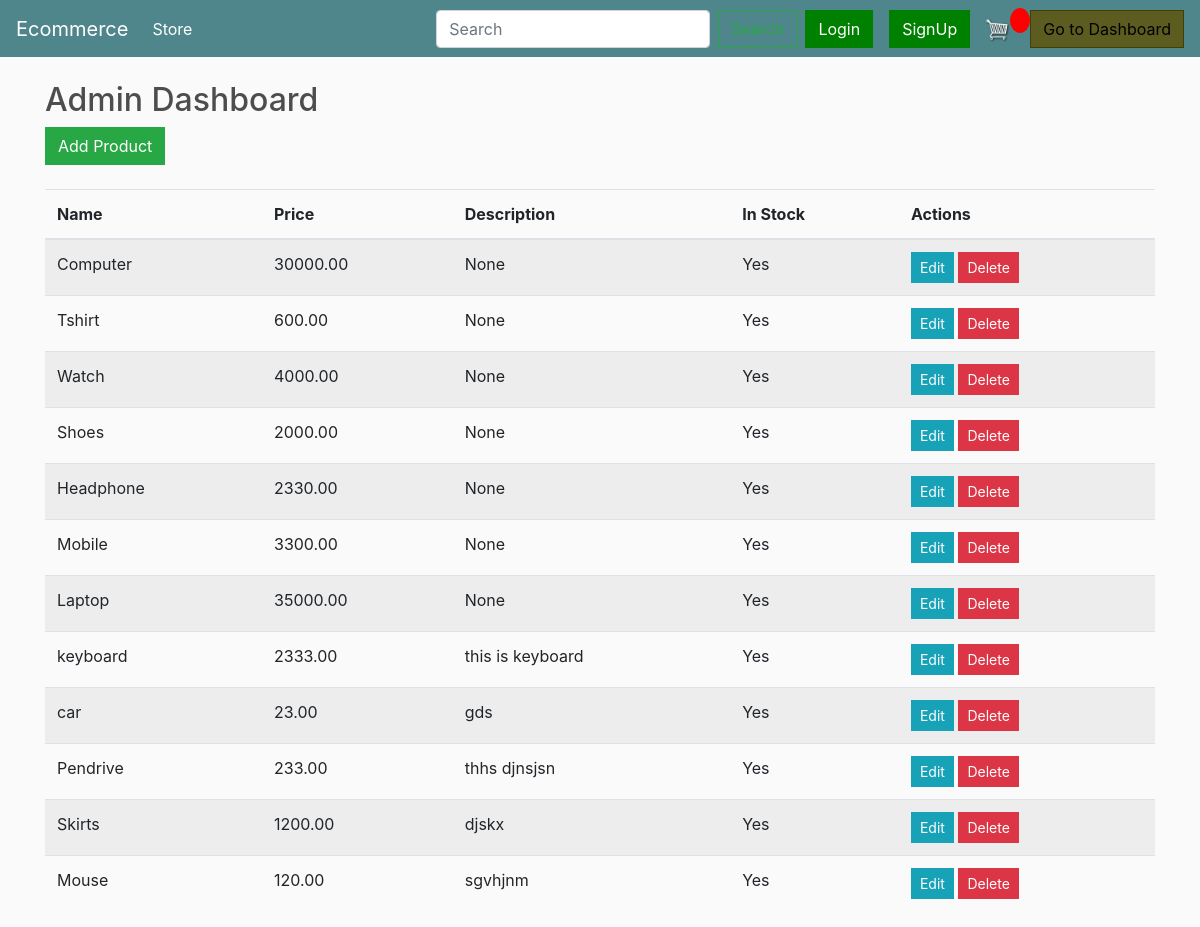
Page /admin_dashboard/ (signed in) on the earlier database version.
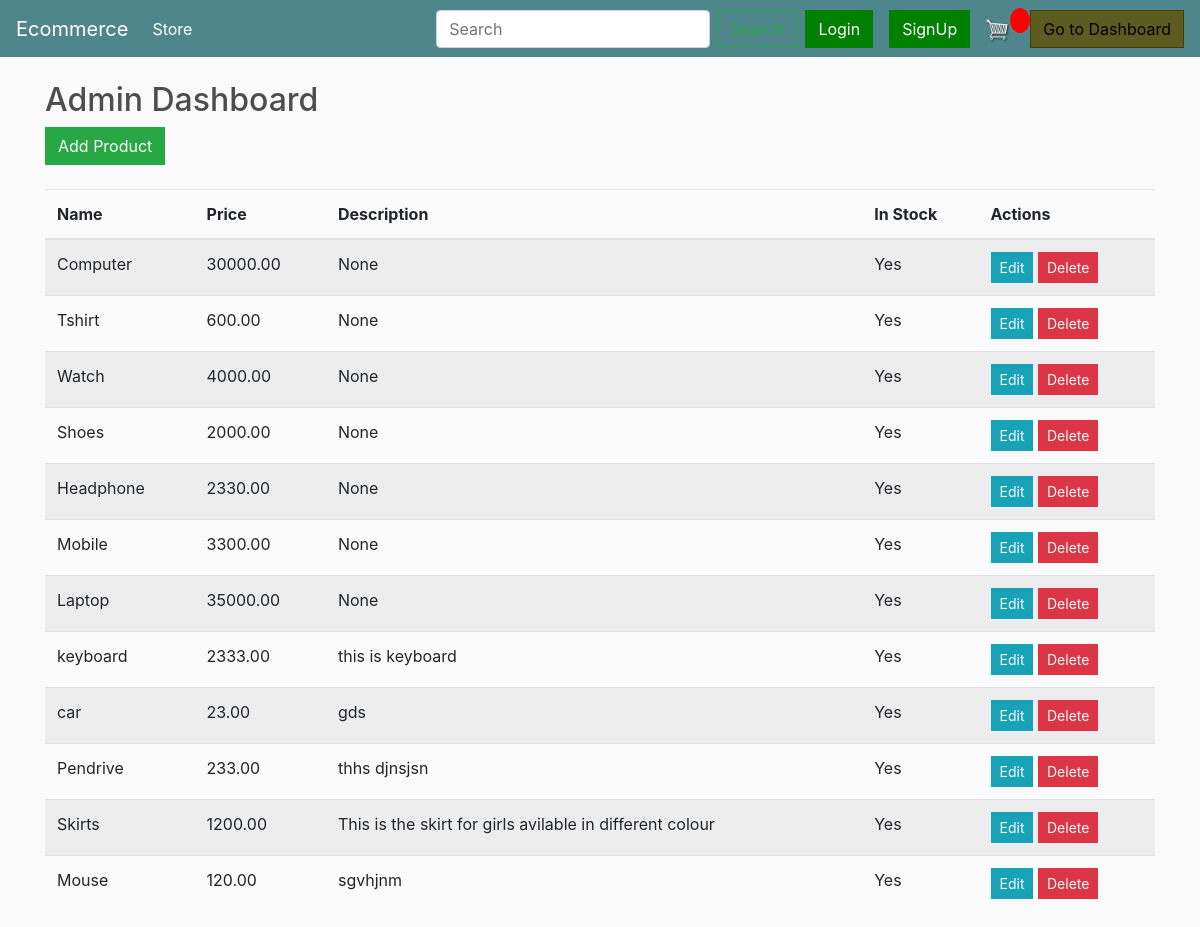
Same page on the later database version.
### store/models.py (models this page shows, shortened)
class Product(models.Model):
    name= models.CharField(max_length=200,null=True)
    price = models.DecimalField(max_digits=7, decimal_places=2)
    digital = models.BooleanField(default=False,null=True,blank=False)
    image = models.ImageField(upload_to='products/')
    description = models.TextField(null=True, blank=True)
    in_stock = models.BooleanField(default=True)  # New field to indicate stock status
    colors = models.ManyToManyField(Color, related_name='products')
    sizes = models.ManyToManyField(Size, related_name='products')

### store/views.py (the view)
# urls.py: path('admin_dashboard/', views.admin_dashboard, name='admin_dashboard'),
@login_required
@user_is_shreeys
def admin_dashboard(request):
    products = Product.objects.all()
    return render(request, 'store/admin_dashboard.html', {'products': products})

### store/templates/store/admin_dashboard.html
{% extends 'store/main.html' %}
{% block content %}
  <h2>Admin Dashboard</h2>
  <a href="{% url 'add_product' %}" class="btn btn-success">Add Product</a>
  <table class="table table-striped mt-4">
    <thead>
      <tr>
        <th>Name</th>
        <th>Price</th>
        <th>Description</th>
        <th>In Stock</th>
        <th>Actions</th>
      </tr>
    </thead>
    <tbody>
      {% for product in products %}
        <tr>
          <td>{{ product.name }}</td>
          <td>{{ product.price }}</td>
          <td>{{ product.description }}</td>
          <td>{{ product.in_stock|yesno:"Yes,No" }}</td>
          <td>
            <a href="{% url 'update_product' product.pk %}" class="btn btn-info btn-sm">Edit</a>
            <a href="{% url 'delete_product' product.pk %}" class="btn btn-danger btn-sm">Delete</a>
          </td>
        </tr>
      {% endfor %}
    </tbody>
  </table>
{% endblock %}

Differences in the rows shown:
changed Product "Skirts": description "djskx" → "This is the skirt for girls avilable in different colour"
